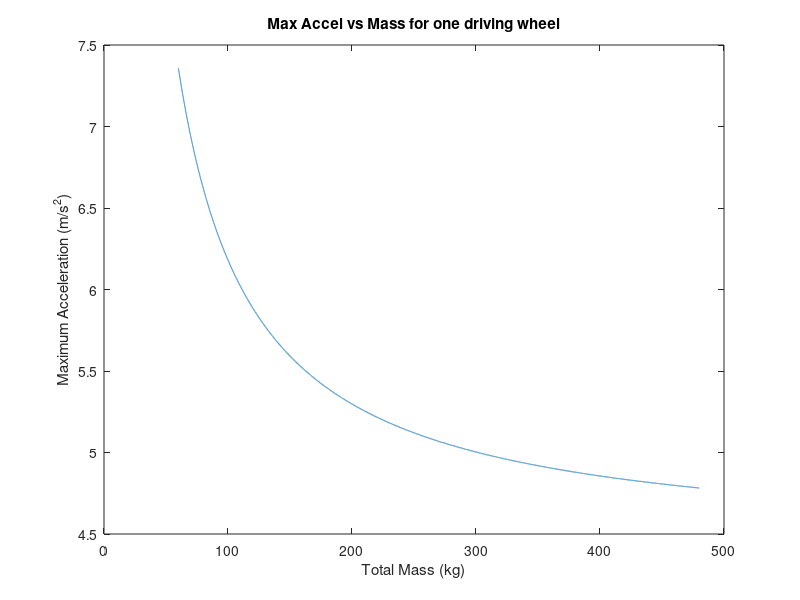
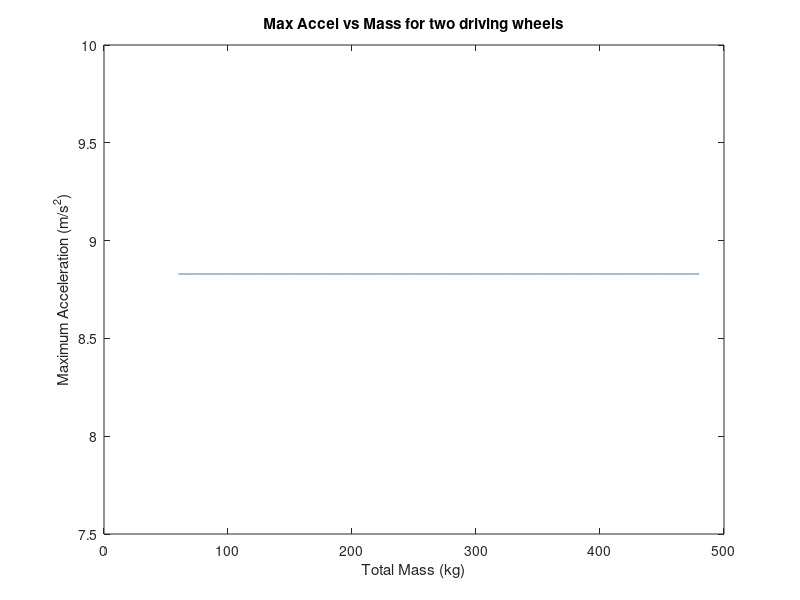
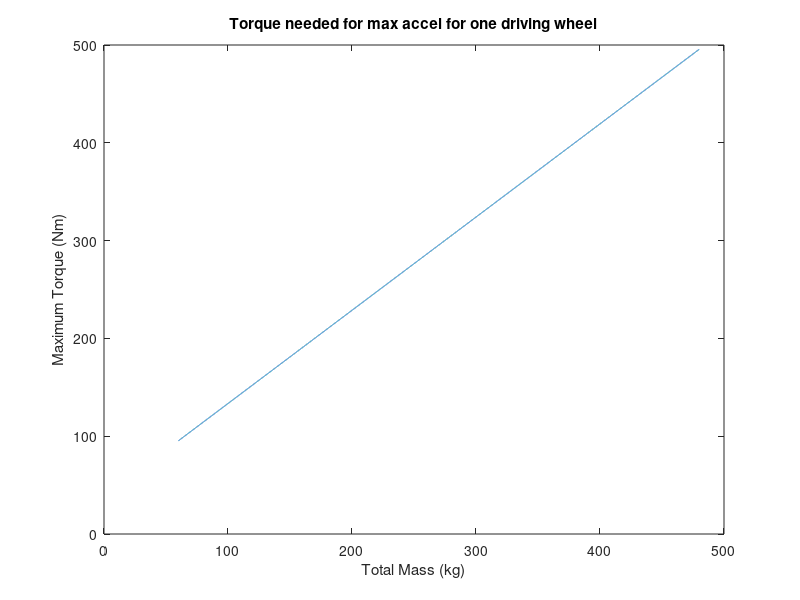
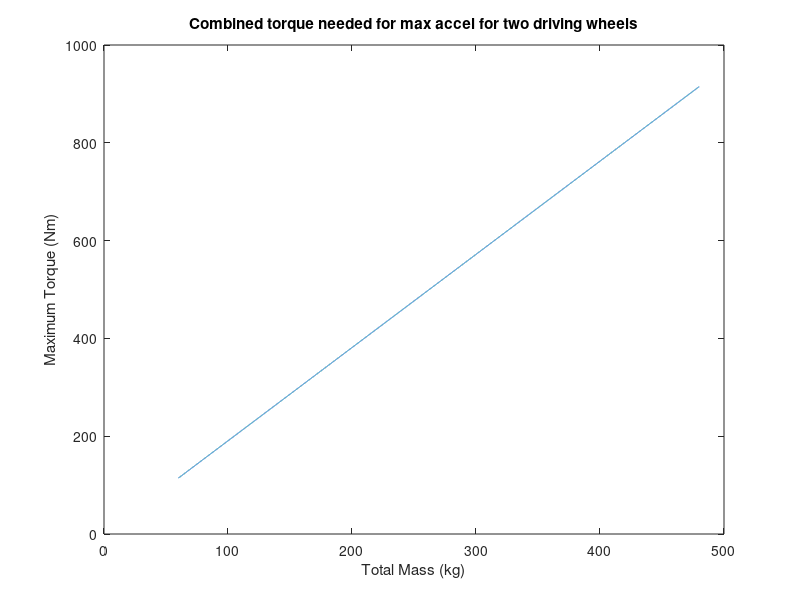

These figures' MATLAB source, in order:
close all;
clear all;
clc;

% mut = .9; %Coefficient for dry concrete
% massbw = 20:.01:260; %Assuming half bike mass (250-400 lbs)
% masstot = (massbw-60)*2+80;
% time = 0:.01:240;
% %and 75% rider mass(80 kg) is on back wheel
% accelg = 9.81;
% %Fm needs to be less than or equal to the tractive force
% %Ideally, Fm = mut*mass*accel
% Cd = 1.8; %Average for motorcycles + rider
% Af = .8*1.2; %in meters
% rho = 1.225; %Density at sea level, in kg/m^3
% Cr = .01; %Rolling resistance on concrete
% %masstot*accel + 1/2*rho*Cd*Af*vel + Cr*masstot*accelg + (Fc = 0) =
% %mut*massbw*accelg
% 
% %tmp = mut*massbw*accelg-Cr*masstot*accelg;
% %coeffs = 1/2*rho*Cd*Af;
% %syms vel(masstot) tmp coeffs masstot
% %eqn = masstot*diff(vel,masstot)+coeffs*vel == tmp;
% %cond = vel(0) == 0;
% %vel = dsolve(eqn,cond);
% %Given results from the above equation:
% tmp = mut*massbw*accelg-Cr*masstot*accelg;
% coeffs = 1/2*rho*Cd*Af;
% max_vel = (tmp - tmp*exp(-(coeffs.*time)/masstot))/coeffs;
% %plot(masstot,velocity);
% %plot3(time,masstot,max_vel);
% %xlabel('Time');
% %ylabel('Total Mass');
% %zlabel('Max Velocity');
% accel = diff(max_vel);
% accel(24001) = accel(24000); %Padding to allow plotting; last value is invalid.
% plot3(time,masstot,accel);
% zlabel('Max Acceleration (m/s^2)');
% ylabel ('Total Mass (kg)');
% xlabel('Time (seconds)');
%accel = (
%v = 

%Max accel = F/mtot

mut = .9; %Coefficient for dry concrete
massbw = 50:.01:260; %Assuming half bike mass plus 75% of rider mass
masstot = (massbw-60)*2+80;
max_force_onewheel = mut*massbw*9.81;
max_accel_onewheel = max_force_onewheel./masstot;
plot(masstot,max_accel_onewheel);
xlabel('Total Mass (kg)');
ylabel('Maximum Acceleration (m/s^2)')
title('Max Accel vs Mass for one driving wheel')
max_force_both = mut*masstot*9.81;
max_accel_both = max_force_both./masstot;
figure
plot(masstot,max_accel_both);
xlabel('Total Mass (kg)');
ylabel('Maximum Acceleration (m/s^2)')
title('Max Accel vs Mass for two driving wheels')
rw = .2159; %Average motercycle tire rad is 8.5 inches, this is in meters
Tm_one = max_force_onewheel*rw;
Tm_both = max_force_both*rw;
figure
plot(masstot,Tm_one);
xlabel('Total Mass (kg)');
ylabel('Maximum Torque (Nm)')
title('Torque needed for max accel for one driving wheel')
figure
plot(masstot,Tm_both);
xlabel('Total Mass (kg)');
ylabel('Maximum Torque (Nm)')
title('Combined torque needed for max accel for two driving wheels')
% We are able to accelerate so fast that the rolling resistance
% becomes negligable in face of the drag force. Fc = 0 as we are
% not going up or down a hill.   

